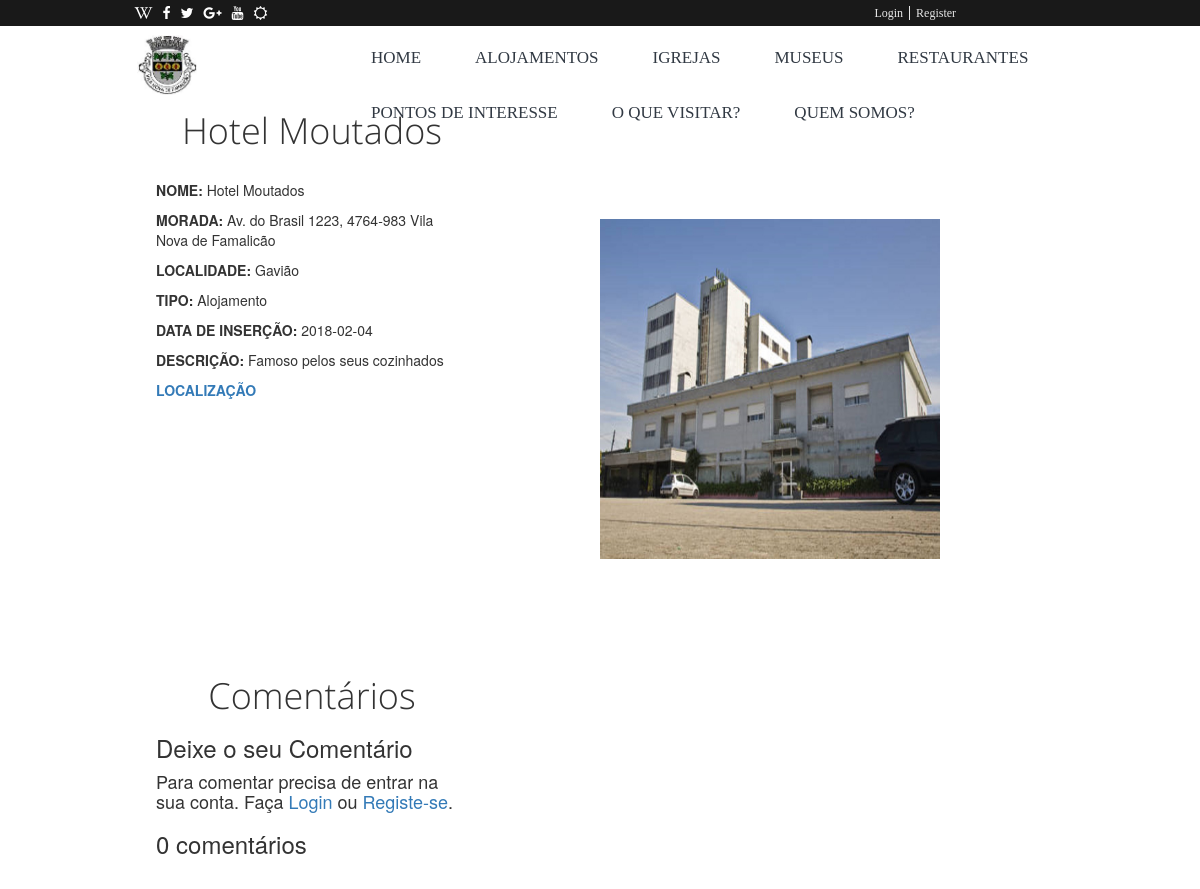
/local.php?idl=9, run on the app's committed database.
### tables this page shows
CREATE TABLE `locais` (
  `id` int(11) NOT NULL,
  `nome` varchar(250) NOT NULL,
  `morada` varchar(250) NOT NULL,
  `id_localidade` int(11) NOT NULL,
  `id_tipo_local` int(11) NOT NULL,
  `data` date NOT NULL,
  `descricao` varchar(3500) NOT NULL,
  `foto` varchar(250) NOT NULL,
  `latitude` varchar(250) DEFAULT NULL,
  `longitude` varchar(250) DEFAULT NULL
);

CREATE TABLE `localidades` (
  `id` int(11) NOT NULL,
  `nome` varchar(250) NOT NULL
);

CREATE TABLE `tipo_local` (
  `id` int(11) NOT NULL,
  `nome` varchar(250) NOT NULL
);

### local.php (the view, shortened to what this page needs)
<?php  if(!isset($_SESSION)) session_start();
if(isset($_GET['idl']) && $_GET['idl']>0){
	?>
<?php
					require "ligacao.php";
					$sql=$conn->query("SELECT * FROM locais where id='".$_GET['idl']."'") or die("ERRO!!!");
					if($sql->num_rows>0){
						$row=$sql->fetch_assoc();
						$id=$row['id'];
						$nome=$row['nome'];
						$data=$row['data'];
						$mora=$row['morada'];
						$idloca=$row['id_localidade'];
						$idtipo_local=$row['id_tipo_local'];
						$foto=$row['foto'];
						$desc=$row['descricao'];
						$sql2=$conn->query("SELECT nome FROM localidades where localidades.id='".$idloca."'") or die("ERRO!!!");
						if($sql2->num_rows>0){
							$row2=$sql2->fetch_assoc();
							$loca=$row2['nome'];
						}
						$sql2=$conn->query("SELECT nome FROM tipo_local where tipo_local.id='".$idtipo_local."'") or die("ERRO!!!");
						if($sql2->num_rows>0){
							$row2=$sql2->fetch_assoc();
							$tipo_local=$row2['nome'];
						}
					}
					?>
	<!doctype html>
	<html>
	<head>
		<link rel="stylesheet" type="text/css" href="source/bootstrap-3.3.6-dist/css/bootstrap.css">
		<link rel="stylesheet" type="text/css" href="source/font-awesome-4.5.0/css/font-awesome.css">
		<link rel="stylesheet" type="text/css" href="style/slider.css">
		<link rel="stylesheet" type="text/css" href="style/mystyle.css">
		<link rel="stylesheet" type="text/css" href="style/contactstyle.css">
	</head>
	<body>
		<?php require "menu.php";?>
		<div class="allcontain">
			<div class="contact">
				<div class="newslettercontent">
					<div class="leftside">
						<div class="contact-form">
							<h1><?php echo $nome;?></h1>
							<br>
							<p><strong>NOME:</strong> <?php echo $nome;?></p>
							<p><strong>MORADA:</strong> <?php echo $mora;?></p>
							<p><strong>LOCALIDADE:</strong> <?php echo $loca;?></p>
							<p><strong>TIPO:</strong> <?php echo $tipo_local;?></p>
							<p><strong>DATA DE INSERÇÃO:</strong> <?php echo $data;?></p>
							<p><strong>DESCRIÇÃO:</strong> <?php echo $desc;?></p>
							<p><strong><a href="googlemaps.php">LOCALIZAÇÃO</a></strong></p>
							<div id="map" style="width:120%;height:250px;">
            				</div>
							<h1>Comentários</h1>
							<div id="respond">
								<h3>Deixe o seu Comentário</h3>
								<form action="local.php?idl=<?php echo $id?>&postcom=1" method="post" id="commentform">
									<?php if(isset($_SESSION['id_u']) && isset($_SESSION['tipo_u'])){
										?>
									<p style="width:962px; max-width:965px;">Comentário</p><textarea id="mensagem" name="mensagem" cols="45" rows="8" ></textarea>
									<div class="clear"></div>
										<p style="margin-left:0;">
											<input name="submit" type="submit" id="submit" value="Postar comentário"/>
										</p>
										<?php }else{?>
											<h4>Para comentar precisa de entrar na sua conta. Faça <a href="login.php">Login</a> ou <a href="register.php">Registe-se</a>.</h4>
										<?php }?>
								</form>
							</div>
								<h3>
									<?php
									$sql=$conn->query("SELECT * FROM comentarios where id_local='".$id."'") or die("ERRO!!!");
									$total=$sql->num_rows;
									echo "<span>".$total."</span> comentários";
									?>
								</h3>
							</div>
						</div>
													</div>
								<div class="google-maps" style="width:30%;height:400px;">
									<br><br>
									<img id="image_border" src="imagens/<?php echo $foto;?>" width="340px" height="340px" alt="border">
								</div>
							<div id="map" style="width:50%;height:400px;">
            </div>
						</body>
						</html>
						<?php
						}
						else echo "<meta http-equiv=\"refresh\" content=\"0; url=index.php \" >";
						?>

### style/mystyle.css (style rules this page uses)
.allcontain { max-width: 1366px; margin-left: auto; margin-right: auto; }
.newslettercontent { position: relative; width: 100%; height: auto; }
.leftside { position: relative; }

### style/contactstyle.css (style rules this page uses)
.newslettercontent { margin-bottom: 0; }
.contact { background-color: #fff; }
.contact-form>h1 { margin-top: 5%; text-align: center; font-family: "OpenSans-Light"; }
.contact-form { position: absolute; top: 0; left: 0; z-index: 9999; width: 26%; margin-left: 13%; }
.google-maps { padding-left: 50%; padding-top: 7%; margin-bottom: 10%; max-width: 1349px; }

### data on the page
locais: nome "Hotel Moutados", morada "Av. do Brasil 1223, 4764-983 Vila Nova de Famalicão", data "2018-02-04", descricao "Famoso pelos seus cozinhados", foto (picture)
localidades: nome "Gavião"
tipo_local: nome "Alojamento"

### other printed values
$total "0"
